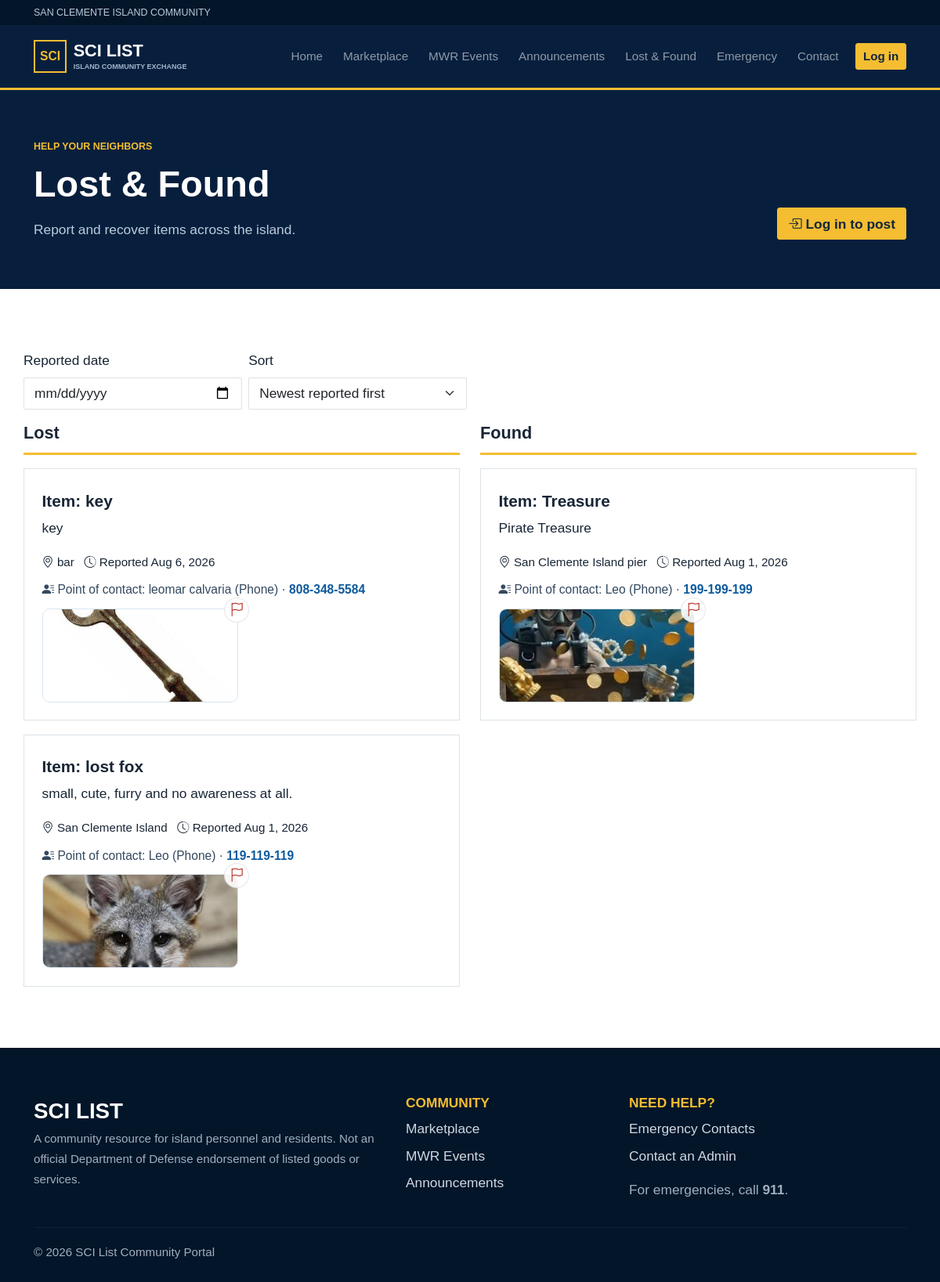
The app's page /lost-found/, older data.
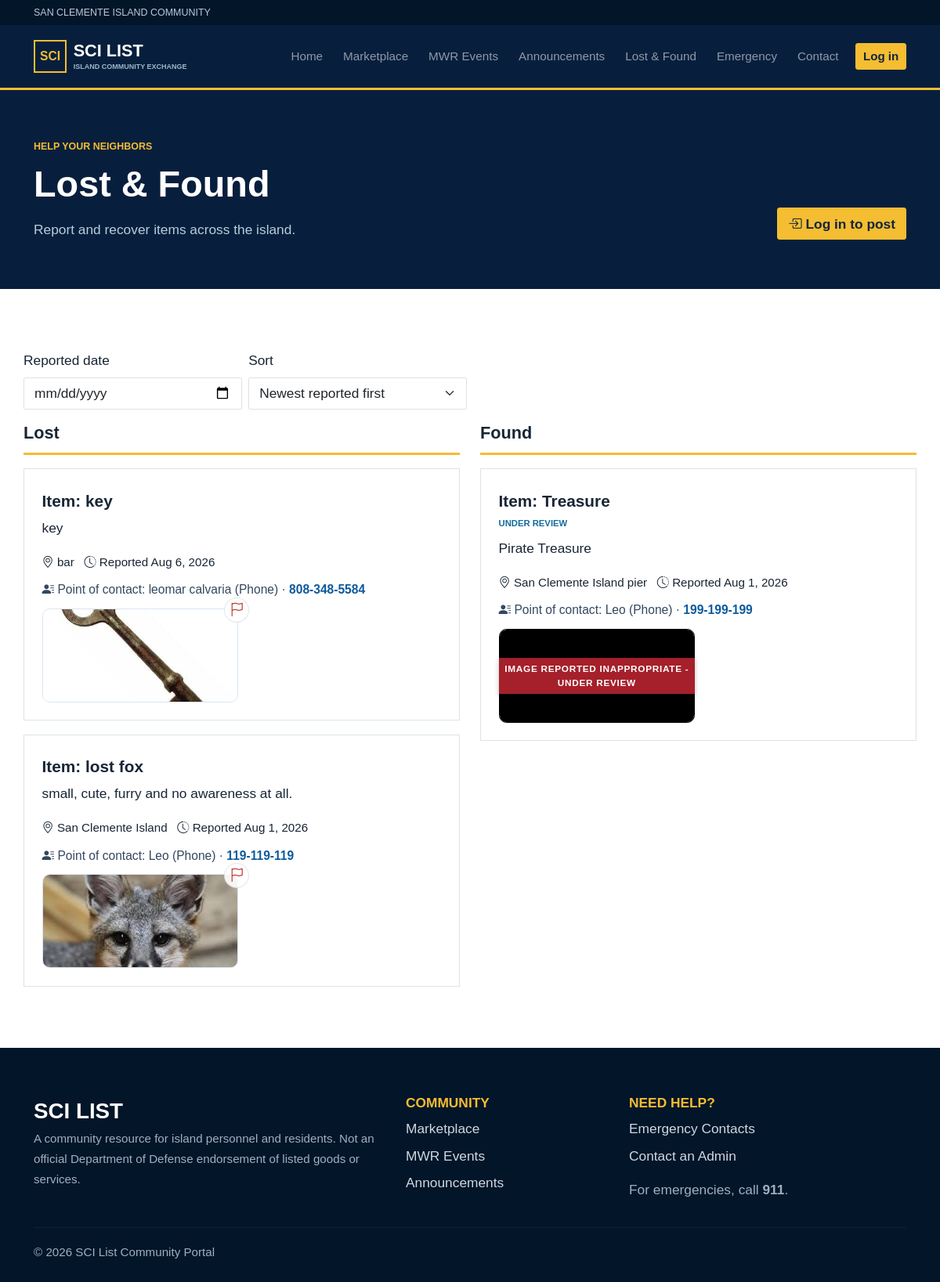
The same page, newer data.
### community/models.py (models this page shows, shortened)
class LostFound(models.Model):
    CONTACT_METHODS = [("phone", "Phone"), ("email", "Email")]
    MODERATION_STATUS_CHOICES = Listing.MODERATION_STATUS_CHOICES
    user = models.ForeignKey(User, on_delete=models.CASCADE)
    kind = models.CharField(max_length=10, choices=[("Lost", "Lost"), ("Found", "Found")])
    item = models.CharField(max_length=140)
    description = models.TextField()
    location = models.CharField(max_length=120)
    date = models.DateField()
    contact_name = models.CharField(max_length=100, blank=True)
    contact_method = models.CharField(max_length=10, choices=CONTACT_METHODS, default="phone")
    contact_phone = models.CharField(max_length=30, blank=True)
    contact_email = models.EmailField(blank=True)
    image_1 = models.ImageField(upload_to="lost_found/", blank=True)
    image_2 = models.ImageField(upload_to="lost_found/", blank=True)
    resolved = models.BooleanField(default=False)
    moderation_status = models.CharField(max_length=20, choices=MODERATION_STATUS_CHOICES, default="pending")
    moderation_notes = models.CharField(max_length=255, blank=True)
    created_at = models.DateTimeField(auto_now_add=True)
    class Meta: ordering = ["-created_at"]

### community/views.py (the view, shortened to what this page needs)
# urls.py: path("lost-found/", views.lost_found, name="lost_found"), path("emergency/", views.emergency, name="emergency"),
def lost_found(request):
    form = LostFoundForm(request.POST or None, request.FILES or None)
    show_post_form = False
    reported_on = request.GET.get("reported_on", "").strip()
    sort = request.GET.get("sort", "newest")
    if request.user.is_authenticated and (request.user.is_staff or request.user.is_superuser):
        items_query = LostFound.objects.filter(resolved=False)
    else:
        items_query = LostFound.objects.filter(resolved=False, moderation_status__in=["approved", "pending"])
    if reported_on:
        items_query = items_query.filter(created_at__date=reported_on)
    if sort == "oldest":
        items_query = items_query.order_by("created_at")
    else:
        sort = "newest"
        items_query = items_query.order_by("-created_at")
    return render(request, "community/lost_found.html", {
        "items_found": items_query.filter(kind="Found"),
        "items_lost": items_query.filter(kind="Lost"),
        "form": form,
        "show_post_form": show_post_form,
        "reported_on": reported_on,
        "current_sort": sort,
    })

### community/forms.py (called while the page is built)
    def apply_styles(self):
        for field in self.fields.values():
            if isinstance(field.widget, forms.Select):
                field.widget.attrs["class"] = "form-select"
            elif isinstance(field.widget, forms.CheckboxInput):
                field.widget.attrs["class"] = "form-check-input"
            else:
                field.widget.attrs["class"] = "form-control"

### templates/community/lost_found.html (shortened to what this page needs)
{% extends 'base.html' %}
{% block content %}
<div class="page-head">
	<div class="container d-flex justify-content-between align-items-end">
		<div>
			<p class="eyebrow">HELP YOUR NEIGHBORS</p>
			<h1>Lost &amp; Found</h1>
			<p>Report and recover items across the island.</p>
		</div>
		{% if user.is_authenticated %}
		<button class="btn btn-gold" data-bs-toggle="collapse" data-bs-target="#postForm">
			<i class="bi bi-plus-lg"></i> Report item
		</button>
		{% else %}
		<a class="btn btn-gold" href="{% url 'login' %}?next={% url 'lost_found' %}"><i class="bi bi-box-arrow-in-right"></i> Log in to post</a>
		{% endif %}
	</div>
</div>
<div class="container section">
	<form method="get" class="row g-2 align-items-end mb-3" id="lostFoundFilterForm">
		<div class="col-sm-4 col-md-3">
			<label class="form-label" for="reported_on">Reported date</label>
			<input id="reported_on" type="date" name="reported_on" class="form-control" value="{{ reported_on }}" onchange="this.form.submit()">
		</div>
		<div class="col-sm-4 col-md-3">
			<label class="form-label" for="sort">Sort</label>
			<select id="sort" name="sort" class="form-select" onchange="this.form.submit()">
				<option value="newest" {% if current_sort == 'newest' %}selected{% endif %}>Newest reported first</option>
			</select>
		</div>
	</form>
	<div class="row g-4">
		<div class="col-lg-6 order-2 order-lg-2">
			<h2 class="subhead mb-3">Found</h2>
			<div class="d-flex flex-column gap-3">
				{% for item in items_found %}
				<article class="lost-card">
					<div class="lost-card-body">
						<div class="lost-card-top">
							<div>
								<h2 class="lost-item-title">Item: {{ item.item }}</h2>
								{% if item.moderation_status != 'approved' %}
								<span class="tag">{% if item.moderation_status == 'pending' %}Under review{% else %}{{ item.get_moderation_status_display }}{% endif %}</span>
								{% endif %}
							</div>
						</div>
						<p>{{ item.description }}</p>
						<small><i class="bi bi-geo-alt"></i> {{ item.location }} &nbsp; <i class="bi bi-clock-history"></i> Reported {{ item.created_at|date:'M j, Y' }}</small>
						{% if item.contact_name or item.contact_phone or item.contact_email %}
						<p class="lost-contact"><i class="bi bi-person-lines-fill"></i> Point of contact: {{ item.contact_name }}{% if item.contact_method == 'email' %} (Email){% else %} (Phone){% endif %}{% if item.contact_method == 'email' and item.contact_email %} · <a href="mailto:{{ item.contact_email }}">{{ item.contact_email }}</a>{% elif item.contact_phone %} · <a href="tel:{{ item.contact_phone }}">{{ item.contact_phone }}</a>{% endif %}</p>
						{% endif %}
						{% if item.image_1 or item.image_2 %}
						<div class="lost-images">
							{% if item.image_1 %}<div class="lost-image-wrap{% if item.moderation_status == 'pending' %} moderation-pending-media{% endif %}"><img src="{{ item.image_1.url }}" alt="Photo for {{ item.item }}">{% if item.moderation_status == 'pending' %}<span class="moderation-pending-ribbon">Image reported inappropriate - under review</span>{% elif user != item.user and not user.is_staff and not user.is_superuser %}<form method="post" action="{% url 'report_lost_found' item.pk %}" class="report-flag-btn" onsubmit="return confirm('Report this post as inappropriate? It will be sent to admin for review.');">{% csrf_token %}<button type="submit" class="icon-btn" title="Report inappropriate"><i class="bi bi-flag"></i></button></form>{% endif %}</div>{% endif %}
						</div>
						{% endif %}
					</div>
				</article>
				{% empty %}
				<p class="text-muted">No found reports.</p>
				{% endfor %}
			</div>
		</div>
		<div class="col-lg-6 order-1 order-lg-1">
			<h2 class="subhead mb-3">Lost</h2>
			<div class="d-flex flex-column gap-3">
				{% for item in items_lost %}
				<article class="lost-card">
					<div class="lost-card-body">
						<div class="lost-card-top">
							<div>
								<h2 class="lost-item-title">Item: {{ item.item }}</h2>
							</div>
						</div>
						<p>{{ item.description }}</p>
						<small><i class="bi bi-geo-alt"></i> {{ item.location }} &nbsp; <i class="bi bi-clock-history"></i> Reported {{ item.created_at|date:'M j, Y' }}</small>
						{% if item.contact_name or item.contact_phone or item.contact_email %}
						<p class="lost-contact"><i class="bi bi-person-lines-fill"></i> Point of contact: {{ item.contact_name }}{% if item.contact_method == 'email' %} (Email){% else %} (Phone){% endif %}{% if item.contact_method == 'email' and item.contact_email %} · <a href="mailto:{{ item.contact_email }}">{{ item.contact_email }}</a>{% elif item.contact_phone %} · <a href="tel:{{ item.contact_phone }}">{{ item.contact_phone }}</a>{% endif %}</p>
						{% endif %}
						{% if item.image_1 or item.image_2 %}
						<div class="lost-images">
							{% if item.image_1 %}<div class="lost-image-wrap{% if item.moderation_status == 'pending' %} moderation-pending-media{% endif %}"><img src="{{ item.image_1.url }}" alt="Photo for {{ item.item }}">{% if item.moderation_status == 'pending' %}<span class="moderation-pending-ribbon">Image reported inappropriate - under review</span>{% elif user != item.user and not user.is_staff and not user.is_superuser %}<form method="post" action="{% url 'report_lost_found' item.pk %}" class="report-flag-btn" onsubmit="return confirm('Report this post as inappropriate? It will be sent to admin for review.');">{% csrf_token %}<button type="submit" class="icon-btn" title="Report inappropriate"><i class="bi bi-flag"></i></button></form>{% endif %}</div>{% endif %}
						</div>
						{% endif %}
					</div>
				</article>
				{% empty %}
				<p class="text-muted">No lost reports.</p>
				{% endfor %}
			</div>
		</div>
	</div>
</div>
{% endblock %}

### templates/base.html (shortened to what this page needs)
{% load static %}<!doctype html>
<html lang="en"><head><meta charset="utf-8"><meta name="viewport" content="width=device-width,initial-scale=1">
<link href="https://cdn.jsdelivr.net/npm/bootstrap@5.3.3/dist/css/bootstrap.min.css" rel="stylesheet">
<link rel="stylesheet" href="https://cdn.jsdelivr.net/npm/bootstrap-icons@1.11.3/font/bootstrap-icons.css">
<link rel="stylesheet" href="{% static 'css/style.css' %}?v=20260711-6">
<link rel="stylesheet" href="{% static 'css/custom.css' %}?v=20260806-15"></head>
<body>
<div class="utility-bar"><div class="container"><span>San Clemente Island Community</span></div></div>
<nav class="navbar navbar-expand-lg navbar-dark sticky-top"><div class="container">
<a class="navbar-brand d-flex align-items-center gap-2" href="{% url 'home' %}"><span class="brand-mark">SCI</span><span>SCI LIST<small>ISLAND COMMUNITY EXCHANGE</small></span></a>
<div class="collapse navbar-collapse" id="nav"><ul class="navbar-nav ms-auto align-items-lg-center">
<li class="nav-item"><a class="nav-link" href="{% url 'home' %}">Home</a></li><li class="nav-item"><a class="nav-link" href="{% url 'marketplace' %}">Marketplace</a></li><li class="nav-item"><a class="nav-link" href="{% url 'events' %}">MWR Events</a></li><li class="nav-item"><a class="nav-link" href="{% url 'announcements' %}">Announcements</a></li><li class="nav-item"><a class="nav-link" href="{% url 'lost_found' %}">Lost &amp; Found</a></li><li class="nav-item"><a class="nav-link" href="{% url 'emergency' %}">Emergency</a></li><li class="nav-item"><a class="nav-link" href="{% url 'contact_admin' %}">Contact</a></li>
{% if user.is_authenticated %}<li class="nav-item"><a class="nav-link" href="{% url 'dashboard' %}">My Dashboard</a></li><li class="nav-item"><form method="post" action="{% url 'logout' %}">{% csrf_token %}<button class="btn btn-sm btn-outline-light ms-lg-2">Log out</button></form></li>{% else %}<li class="nav-item"><a class="btn btn-sm btn-gold ms-lg-2" href="{% url 'login' %}">Log in</a></li>{% endif %}</ul></div></div></nav>
<main>{% block content %}{% endblock %}</main>
<footer><div class="container"><div class="row g-4"><div class="col-md-5"><div class="footer-brand">SCI LIST</div><small>A community resource for island personnel and residents. Not an official Department of Defense endorsement of listed goods or services.</small></div><div class="col-md-3"><h6>COMMUNITY</h6><a href="{% url 'marketplace' %}">Marketplace</a><a href="{% url 'events' %}">MWR Events</a><a href="{% url 'announcements' %}">Announcements</a></div><div class="col-md-4"><h6>NEED HELP?</h6><a href="{% url 'emergency' %}">Emergency Contacts</a><a href="{% url 'contact_admin' %}">Contact an Admin</a><p class="mt-3 mb-0">For emergencies, call <strong>911</strong>.</p></div></div><hr><small>&copy; {% now 'Y' %} SCI List Community Portal</small></div></footer>
<script src="{% static 'js/main.js' %}?v=20260806-16"></script></body></html>

### static/css/style.css (style rules this page uses)
:root { --navy:#071f3d; --navy2:#0d3158; --blue:#116b9e; --light:#eaf4f9; --gold:#f4bd32; --ink:#182535; --muted:#647182; --white:#fff; --red:#b4232f }
* { box-sizing:border-box }
body { color:var(--ink); font-family:Arial,Helvetica,sans-serif; background:#fff }
a { color:var(--blue); text-decoration:none }
h1,h2,h3,h4,h5,h6 { font-weight:700; letter-spacing:0 }
.utility-bar { background:#031529; color:#b8cadb; font-size:.72rem; padding:.38rem 0; text-transform:uppercase; letter-spacing:0 }
.navbar { background:var(--navy); border-bottom:3px solid var(--gold); padding:.8rem 0 }
.navbar-brand { font-weight:800; line-height:.9; letter-spacing:0 }
.navbar-brand small { display:block; font-size:.52rem; color:#9eb6ca; margin-top:.4rem }
.brand-mark { display:grid; place-items:center; width:42px; height:42px; border:2px solid var(--gold); color:var(--gold); font-weight:900; font-size:.9rem }
.nav-link { font-size:.88rem; margin:0 .25rem }
.btn { border-radius:3px; font-weight:700 }
.btn-gold { background:var(--gold); border-color:var(--gold); color:#13263a }
.eyebrow { font-size:.72rem; font-weight:800; color:var(--gold); letter-spacing:0; margin-bottom:.6rem }
.section { padding:4.5rem 0 }
.tag,.listing-category { font-size:.65rem; text-transform:uppercase; color:var(--blue); font-weight:800 }
footer { background:#031529; color:#9eb0c0; padding:3.5rem 0 1.5rem }
footer h6 { color:var(--gold) }
footer a { display:block; color:#ced9e2; margin:.5rem 0 }
footer hr { border-color:#304357; margin-top:2rem }
.footer-brand { font-size:1.6rem; color:#fff; font-weight:900 }
.page-head { background:var(--navy); color:#fff; padding:3.6rem 0 }
.page-head h1 { font-size:2.7rem; margin:0 }
.page-head p:last-child { color:#b9cddd; margin:1rem 0 0 }
.form-control,.form-select { border-radius:2px }
.lost-card { display:flex; gap:1rem; border:1px solid #dbe3e8; padding:1.3rem; height:100% }
.lost-card h2 { font-size:1.2rem }
.icon-btn { display:inline-grid; place-items:center; width:38px; height:38px; border:1px solid #ccd6dd }
.subhead { font-size:1.25rem; border-bottom:3px solid var(--gold); padding-bottom:.7rem }

### static/css/custom.css (style rules this page uses)
.report-flag-btn { position: absolute; top: 8px; right: 8px; z-index: 2; margin: 0; }
.report-flag-btn .icon-btn { width: 32px; height: 32px; border-radius: 50%; background: rgba(255, 255, 255, 0.9); color: #b3261e; border: 1px solid rgba(0, 0, 0, 0.1); }
html { font-size: clamp(15px, 0.32vw + 13.5px, 20px); }
body { overflow-x: hidden; }
img, video, canvas, svg { max-width: 100%; height: auto; }
.lost-contact { margin: 0.65rem 0 0; font-size: 0.9rem; color: #33485f; }
.lost-contact a { color: #0d5a9d; font-weight: 600; }
.lost-images { display: grid; grid-template-columns: repeat(2, minmax(0, 1fr)); gap: 0.5rem; margin-top: 0.7rem; }
.lost-image-wrap { position: relative; }
.lost-image-wrap .report-flag-btn { top: -14px; right: -14px; }
.moderation-pending-media { position: relative; }
.moderation-pending-media img, .moderation-pending-media .no-photo-letters, .moderation-pending-media .listing-letters-only, .moderation-pending-media .detail-letters-only { filter: brightness(0); cursor: default; }
.moderation-pending-ribbon { position: absolute; top: 50%; left: 0; right: 0; transform: translateY(-50%); background: rgba(180, 35, 47, 0.92); color: #fff; text-align: center; padding: 0.3rem 0; font-weight: 800; font-size: 0.68rem; letter-spacing: 0.06em; text-transform: uppercase; box-shadow: 0 2px 6px rgba(0, 0, 0, 0.25); pointer-events: none; z-index: 3; }
.lost-images img { width: 100%; height: 120px; object-fit: cover; border-radius: 0.55rem; border: 1px solid #d9e5f2; transition: box-shadow 0.22s ease; transform-origin: center; will-change: auto; cursor: zoom-in; }
.lost-images { overflow: visible; }
.lost-card-body { width: 100%; }
.lost-card-top { display: flex; justify-content: space-between; align-items: flex-start; gap: 0.8rem; margin-bottom: 0.45rem; }
.lost-item-title { margin: 0.35rem 0 0; font-size: 1.2rem; }

Row changes from the older to the newer data that the page shows:
changed LostFound "Treasure": now shows "UNDER REVIEW"
